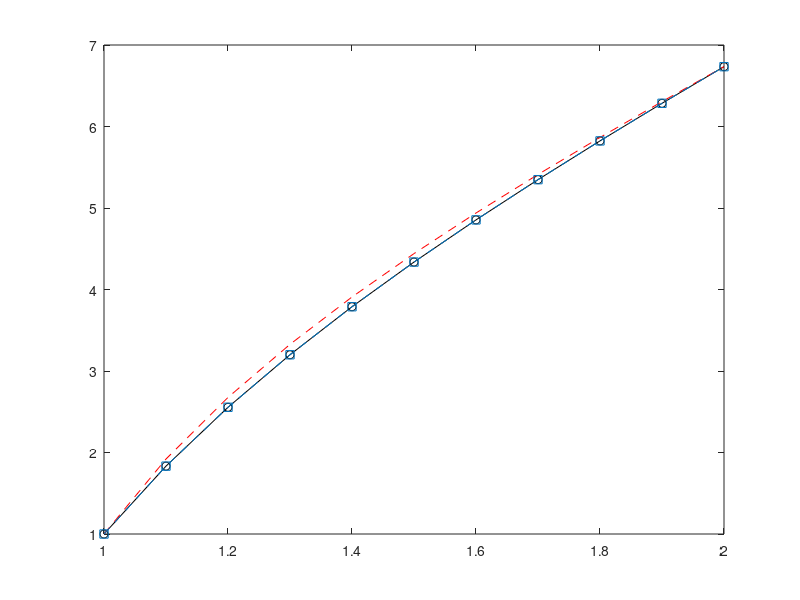

Here is the MATLAB script that generated this plot:
# HW#2 -no.2 #
clear;

N = 10; a = 1; b = 2;
x = linspace(a, b, N + 1);
h = (b - a) / N; %h = x(2)-x(1);

## 정답
c2 = (8 - 12 * sin(log(2)) - 4 * cos(log(2)));
c1 = 11/10 - c2;
ex = c1 * x + c2 ./ x.^2 - 0.3 * sin(log(x)) - 0.1 * cos(log(x));
figure(1); clf;
plot(x, ex, 'ko-')

p = @(x) -2 / x;
q = @(x) 2 / x^2;
r = @(x) sin(log(x)) / x^2;
#y'' = p(X)y' + q(x)y + r(x)

# Euler
u1(1) = 1; v1(1) = 0; u2(1) = 0; v2(1) = 1;

for i = 1:N
    u1(i + 1) = u1(i) + h * v1(i);
    v1(i + 1) = v1(i) + h * (p(x(i)) * v1(i) + q(x(i)) * u1(i) + r(x(i)));
    u2(i + 1) = u2(i) + h * v2(i);
    v2(i + 1) = v2(i) + h * (p(x(i)) * v2(i) + q(x(i)) * u2(i));
end

y = u1 + u2 * (ex(N + 1) -u1(N + 1)) / u2(N + 1);
figure(1); hold on
plot(x, y, 'r--')
# Euler end

%%% RK4 (HW#2)
y1(1) = ex(1); yp1(1) = 0;
y2(1) = 0; yp2(1) = 1;

for i = 1:N
    # first
    k1_y1 = h * yp1(i); #한칸 다음 y
    k1_yp1 = h * (p(x(i)) * yp1(i) + q(x(i)) * y1(i) + r(x(i))); # 한칸 다음의 y'

    k2_y1 = h * (yp1(i) + 0.5 * k1_yp1); # 반칸 다음 y (y' = k1_yp 가정)
    k2_yp1 = h * (p(x(i) + 0.5 * h) * (yp1(i) + 0.5 * k1_yp1) + q(x(i) + 0.5 * h) * (y1(i) + 0.5 * k1_y1) + r(x(i) + 0.5 * h)); # 반칸 다음 y'' (y' = k1_yp라 가정)

    k3_y1 = h * (yp1(i) + 0.5 * k2_yp1);
    k3_yp1 = h * (p(x(i) + 0.5 * h) * (yp1(i) + 0.5 * k2_yp1) + q(x(i) + 0.5 * h) * (y1(i) + 0.5 * k2_y1) + r(x(i) + 0.5 * h));

    k4_y1 = h * (yp1(i) + k3_yp1);
    k4_yp1 = h * (p(x(i) + h) * (yp1(i) + k3_yp1) + q(x(i) + h) * (y1(i) + k3_y1) + r(x(i) + h));

    y1(i + 1) = y1(i) + (k1_y1 + 2 * k2_y1 + 2 * k3_y1 + k4_y1) / 6;
    yp1(i + 1) = yp1(i) + (k1_yp1 + 2 * k2_yp1 + 2 * k3_yp1 + k4_yp1) / 6;

    # second
    k1_y2 = h * yp2(i);
    k1_yp2 = h * (p(x(i)) * yp2(i) + q(x(i)) * y2(i));

    k2_y2 = h * (yp2(i) + 0.5 * k1_yp2);
    k2_yp2 = h * (p(x(i) + 0.5 * h) * (yp2(i) + 0.5 * k1_yp2) + q(x(i) + 0.5 * h) * (y2(i) + 0.5 * k1_y2));

    k3_y2 = h * (yp2(i) + 0.5 * k2_yp2);
    k3_yp2 = h * (p(x(i) + 0.5 * h) * (yp2(i) + 0.5 * k2_yp2) + q(x(i) + 0.5 * h) * (y2(i) + 0.5 * k2_y2));

    k4_y2 = h * (yp2(i) + k3_yp2);
    k4_yp2 = h * (p(x(i) + h) * (yp2(i) + k3_yp2) + q(x(i) + h) * (y2(i) + k3_y2));

    y2(i + 1) = y2(i) + (k1_y2 + 2 * k2_y2 + 2 * k3_y2 + k4_y2) / 6;
    yp2(i + 1) = yp2(i) + (k1_yp2 + 2 * k2_yp2 + 2 * k3_yp2 + k4_yp2) / 6;
end

% 최종 해 조합
w = y1 + y2 * (ex(N + 1) - y1(N + 1)) / y2(N + 1);

figure(1); hold on
plot(x, w, 's--')
abs(ex - w)'
